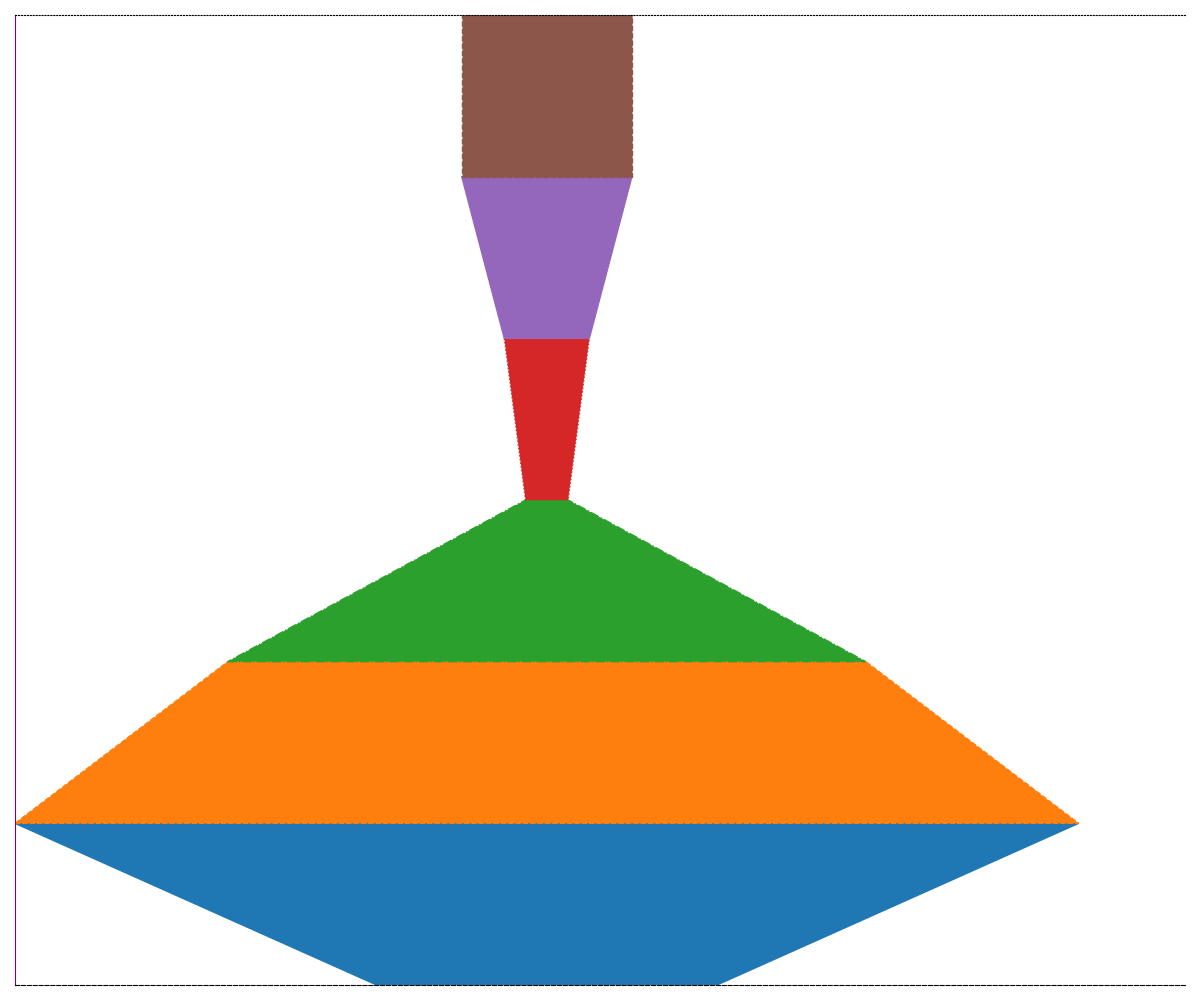

This figure's Python source:
import matplotlib.pyplot as plt
import matplotlib.patches as patches

stages = [
    "Engagement",
    "Awareness Campaign",
    "Traffic Generation",
    "Convert to Customers",
    "Sales Pitch",
    "Lead Generation"
]

audience_counts = [16000, 50000, 30000, 2000, 4000, 8000]
new_colors = ['#1f77b4', '#ff7f0e', '#2ca02c', '#d62728', '#9467bd', '#8c564b']
markers = ['o', '^', 's', 'p', '*', 'x']
line_styles = ['-', '--', '-.', ':', '-', '--']
edge_colors = ['black', 'grey', 'blue', 'green', 'purple', 'orange']

fig, ax = plt.subplots(figsize=(12, 10))
ax.set_xlim(0, max(audience_counts) + 5000)
ax.set_ylim(0, len(stages))

for i in range(len(stages) - 1):
    left = (max(audience_counts) - audience_counts[i])/2
    width_top = audience_counts[i]
    width_bottom = audience_counts[i + 1]
    height = 1
    line_style = line_styles[i]
    edge_color = edge_colors[i]

    trapezoid = patches.Polygon(
        [
            (left, i),
            (left + width_top, i),
            (left + (width_top + width_bottom)/2, i + height),
            (left + (width_top - width_bottom)/2, i + height)
        ],
        closed=True, color=new_colors[i], edgecolor=edge_color, linestyle=line_style
    )
    ax.add_patch(trapezoid)

left = (max(audience_counts) - audience_counts[-1])/2
rectangle = patches.Rectangle(
    (left, len(stages) - 1), audience_counts[-1], 1, color=new_colors[-1], edgecolor=edge_colors[-1], linestyle=line_styles[-1]
)
ax.add_patch(rectangle)

ax.set_xticks([])
ax.set_yticks([])

ax.spines['top'].set_linestyle(':')
ax.spines['right'].set_visible(False)
ax.spines['left'].set_edgecolor('purple')
ax.spines['bottom'].set_linestyle('--')

plt.tight_layout()
plt.show()
